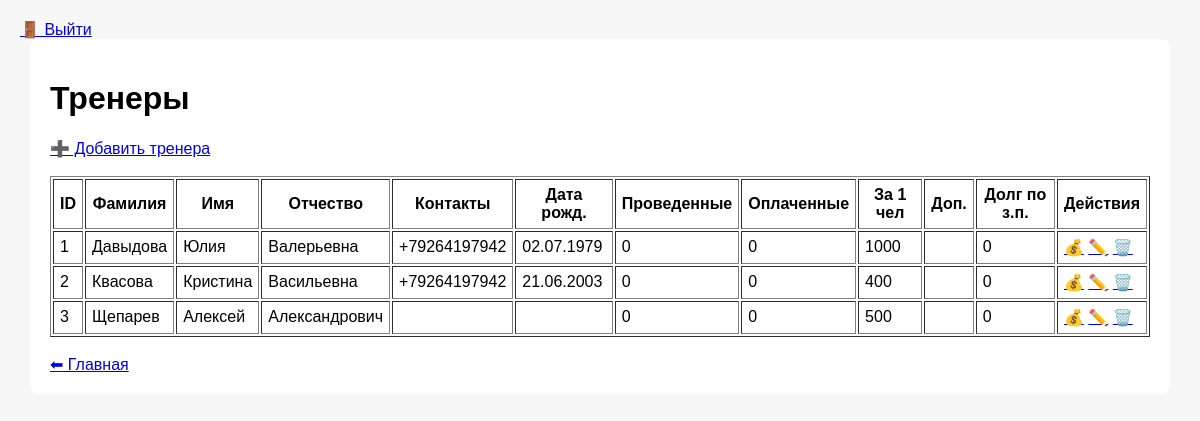
/coaches (signed in), run on an earlier commit of the app's database.
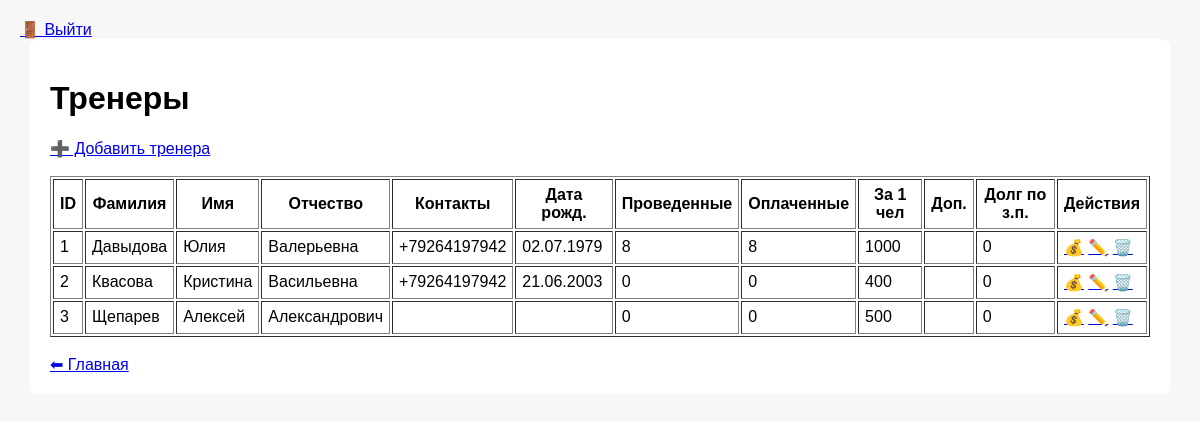
And on a later commit of the database.
### tables this page shows
CREATE TABLE coaches
                   (
                       id INTEGER PRIMARY KEY AUTOINCREMENT,
                       first_name TEXT NOT NULL,
                       last_name TEXT NOT NULL,
                       middle_name TEXT,
                       contacts TEXT,
                       birthday TEXT,
                       lessons_count INTEGER,
                       lessons_paid INTEGER,
                       student_payment INTEGER,
                       additional_info TEXT,
                       creation_date TEXT
                   );

### app.py (the view)
    def wrapper(*args, **kwargs):
        if "user" not in session:
            return redirect(url_for("login"))
        return fn(*args, **kwargs)

### app.py (called while the page is built)
def login_required(fn):
    def wrapper(*args, **kwargs):
        if "user" not in session:
            return redirect(url_for("login"))
        return fn(*args, **kwargs)
    wrapper.__name__ = fn.__name__
    return wrapper

@app.route("/coaches")
@login_required
def coaches():
    coaches_raw = db.get_all_coaches()
    coaches = []
    for c in coaches_raw:
        coach = dict(c)  # ← ключевой момент
        coach["lessons_paid"] = int(coach["lessons_paid"] or 0)
        coach["student_payment"] = int(coach["student_payment"] or 0)
        coach["lessons_count"] = int(coach["lessons_count"] or 0)
        coaches.append(coach)
    return render_template("coaches.html", coaches=coaches)

@app.template_filter("ru_date")
@login_required
def ru_date(value):
    if not value:
        return ""
    for fmt in ("%Y.%m.%d", "%Y-%m-%d"):
        try:
            return datetime.strptime(value, fmt).strftime("%d.%m.%Y")
        except ValueError:
            pass
    return value  # если формат неожиданный

### database.py (called while the page is built)
def get_connection():
    conn = sqlite3.connect(DB_NAME)
    conn.row_factory = sqlite3.Row
    return conn

### templates/coaches.html (shortened to what this page needs)
{% extends "base.html" %}
{% block content %}
<h1>Тренеры</h1>
<a href="{{ url_for('add_coach') }}">➕ Добавить тренера</a><br><br>
<table border="1" cellpadding="6">
    <tr>
        <th>ID</th>
        <th>Фамилия</th>
        <th>Имя</th>
        <th>Отчество</th>
        <th>Контакты</th>
        <th>Дата рожд.</th>
        <th>Проведенные</th>
        <th>Оплаченные</th>
        <th>За 1 чел</th>
        <th>Доп.</th>
        <th>Долг по з.п.</th>
        <th>Действия</th>
    </tr>
    {% for coach in coaches %}
    <tr>
        <td>{{ coach.id }}</td>
        <td>{{ coach.last_name }}</td>
        <td>{{ coach.first_name }}</td>
        <td>{{ coach.middle_name }}</td>
        <td>{{ coach.contacts }}</td>
        <td>{{ coach.birthday | ru_date }}</td>
        <td>{{ coach.lessons_count }}</td>
        <td>{{ coach.lessons_paid }}</td>
        <td>{{ coach.student_payment }}</td>
        <td>{{ coach.additional_info }}</td>
        <td>
            {{ (coach.lessons_count - coach.lessons_paid) * coach.student_payment }}
        </td>
        <td>
            <a href="{{ url_for('give_money_to_coach', coach_id=coach.id) }}">💰</a>
            <a href="{{ url_for('edit_coach', coach_id=coach.id) }}">✏️</a>
            <a href="{{ url_for('delete_coach', coach_id=coach.id) }}">🗑️</a>
        </td>
    </tr>
    {% endfor %}
</table>
<br>
<a href="{{ url_for('index') }}">⬅ Главная</a>
{% endblock %}

What changed in the data, as far as the page shows it:
changed coaches "Давыдова": lessons_count "0" → "8"; lessons_paid "0" → "8"
